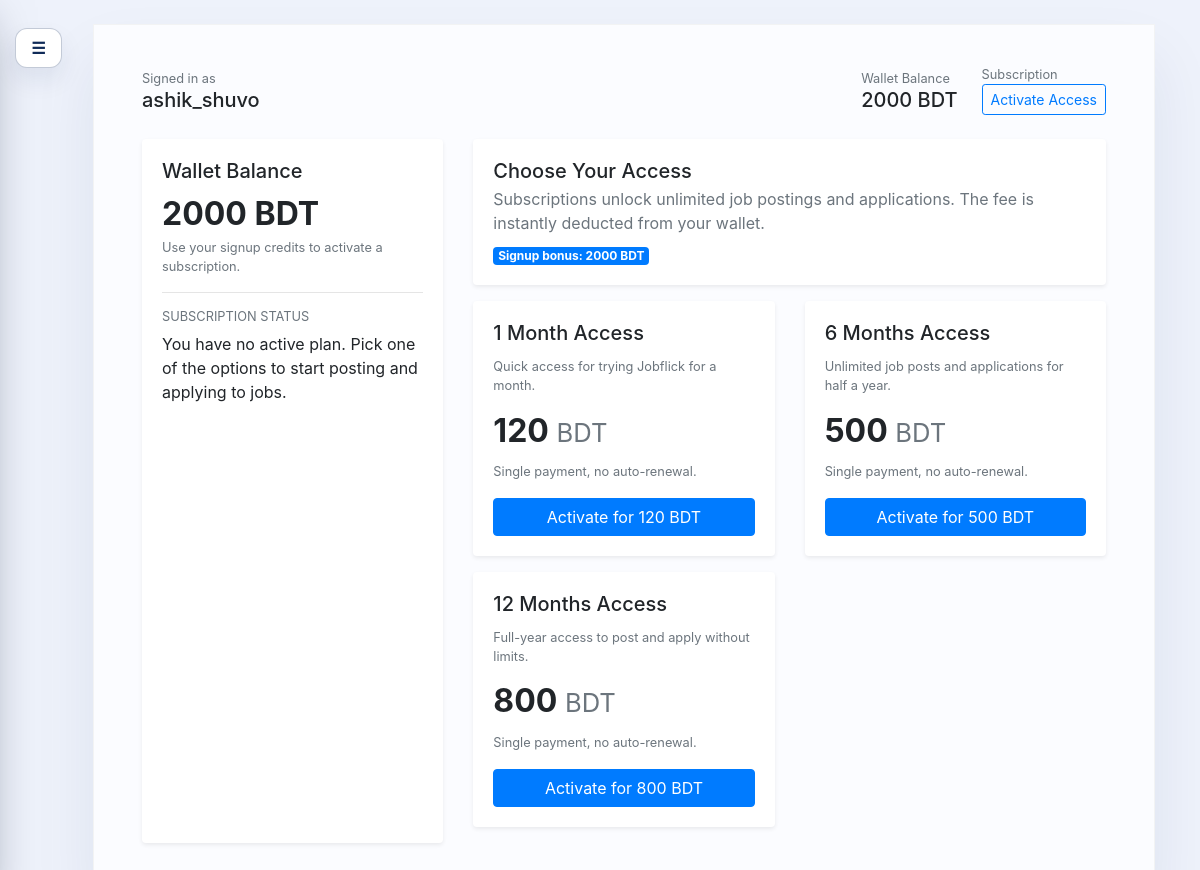
Page /profile/subscription/ (signed in) on the earlier database version.
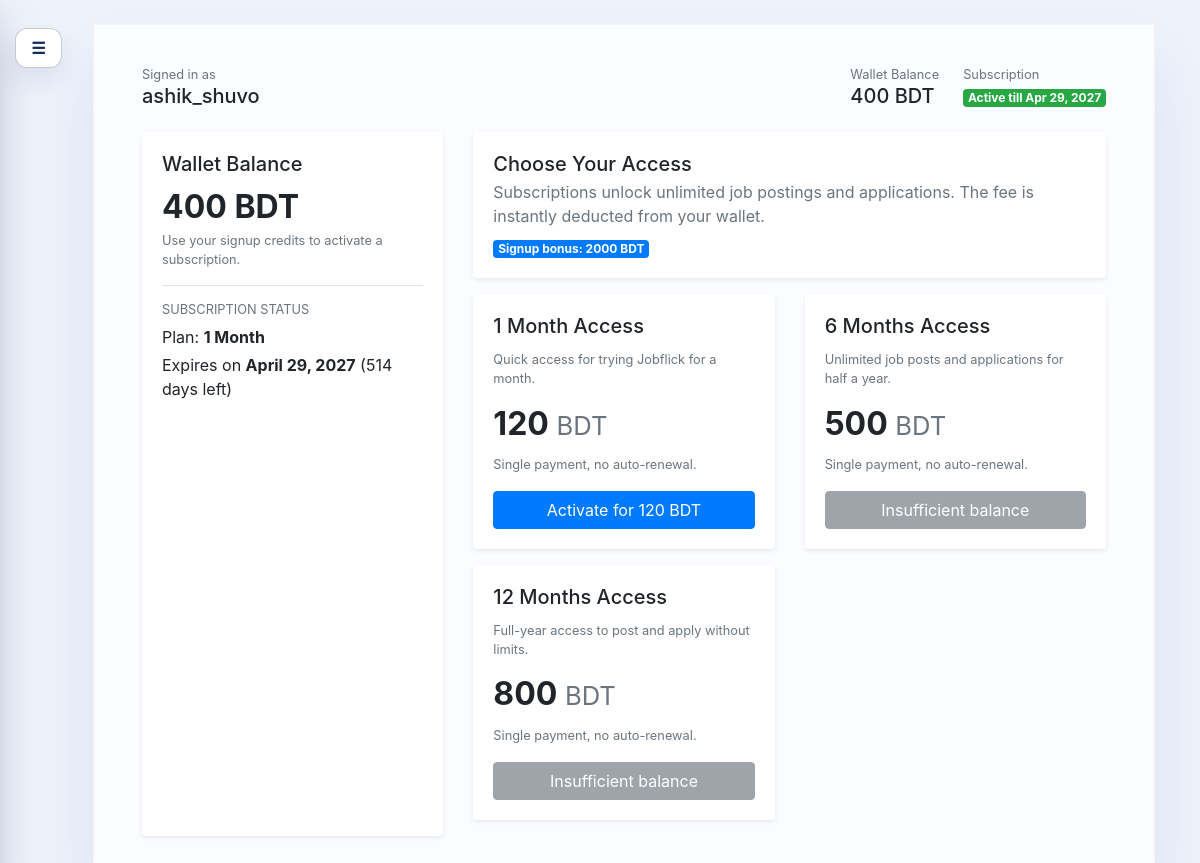
Same page on the later database version.
### userprofile/models.py (models this page shows, shortened)
class UserProfile(models.Model):
	class SubscriptionPlan(models.TextChoices):
		NONE = "none", "No Subscription"
		ONE_MONTH = "one_month", "1 Month"
		SIX_MONTHS = "six_months", "6 Months"
		ONE_YEAR = "one_year", "12 Months"
	SUBSCRIPTION_DETAILS = {
		SubscriptionPlan.ONE_MONTH: {
			"price": 120,
			"duration_days": 30,
			"label": "1 Month Access",
			"description": "Quick access for trying Jobflick for a month.",
		},
		SubscriptionPlan.SIX_MONTHS: {
			"price": 500,
			"duration_days": 182,
			"label": "6 Months Access",
			"description": "Unlimited job posts and applications for half a year.",
		},
		SubscriptionPlan.ONE_YEAR: {
			"price": 800,
			"duration_days": 365,
			"label": "12 Months Access",
			"description": "Full-year access to post and apply without limits.",
		},
	}
	user = models.OneToOneField(User, on_delete=models.CASCADE, related_name="profile")
	display_name = models.CharField(max_length=150, blank=True)
	photo = models.ImageField(upload_to="profile_photos/", blank=True, null=True)
	occupation = models.CharField(max_length=150, blank=True)
	skills = models.TextField(blank=True)
	present_address = models.CharField(max_length=255, blank=True)
	bio = models.TextField(blank=True)
	wallet_balance = models.PositiveIntegerField(default=2000)
	subscription_plan = models.CharField(
		max_length=20,
		choices=SubscriptionPlan.choices,
		default=SubscriptionPlan.NONE,
	)
	subscription_expires_at = models.DateField(blank=True, null=True)
	@property
	def has_active_subscription(self) -> bool:
		if not self.subscription_expires_at:
			return False
		return self.subscription_expires_at >= timezone.now().date()
	@property
	def subscription_days_left(self) -> int:
		if not self.has_active_subscription:
			return 0
		return (self.subscription_expires_at - timezone.now().date()).days
	@classmethod
	def serialize_subscription_plans(cls):
		return [
			{"key": key, **details}
			for key, details in cls.SUBSCRIPTION_DETAILS.items()
		]

### userprofile/views.py (the view, shortened to what this page needs)
# urls.py: path("subscription/", views.subscription_view, name="userprofile-subscription"),
@login_required
@never_cache
def subscription_view(request):
	profile, _ = UserProfile.objects.get_or_create(user=request.user)
	plans = UserProfile.serialize_subscription_plans()
	return render(
		request,
		"userprofile/subscription.html",
		{
			"profile": profile,
			"plans": plans,
			"hide_nav": True,
			"hide_footer": True,
		},
	)

### userprofile/context_processors.py (called while the page is built)
def unread_notifications(request):
    if request.user.is_authenticated:
        count = request.user.notifications.filter(is_read=False).count()
    else:
        count = 0
    return {"unread_notifications_count": count}

### userprofile/templates/userprofile/subscription.html (shortened to what this page needs)
{% extends "userprofile/layout.html" %}
{% block dashboard_content %}
<div class="row">
  <div class="col-lg-4">
    <div class="card shadow-sm border-0 h-100">
      <div class="card-body">
        <h5 class="card-title">Wallet Balance</h5>
        <p class="h2 font-weight-bold mb-1">{{ profile.wallet_balance }} BDT</p>
        <p class="text-muted small">Use your signup credits to activate a subscription.</p>
        <hr>
        <h6 class="text-uppercase text-muted small">Subscription Status</h6>
        {% if profile.has_active_subscription %}
          <p class="mb-1">Plan: <strong>{{ profile.get_subscription_plan_display }}</strong></p>
          <p class="mb-0">Expires on <strong>{{ profile.subscription_expires_at|date:"F j, Y" }}</strong> ({{ profile.subscription_days_left }} days left)</p>
        {% else %}
          <p class="mb-0">You have no active plan. Pick one of the options to start posting and applying to jobs.</p>
        {% endif %}
      </div>
    </div>
  </div>
  <div class="col-lg-8 mt-4 mt-lg-0">
    <div class="card shadow-sm border-0 mb-3">
      <div class="card-body d-flex justify-content-between align-items-center flex-wrap" style="gap: 0.75rem;">
        <div>
          <h5 class="mb-1">Choose Your Access</h5>
          <p class="text-muted mb-0">Subscriptions unlock unlimited job postings and applications. The fee is instantly deducted from your wallet.</p>
        </div>
        <span class="badge badge-primary">Signup bonus: 2000 BDT</span>
      </div>
    </div>
    <div class="row">
      {% for plan in plans %}
      <div class="col-md-6 mb-3">
        <div class="card h-100 border-0 shadow-sm">
          <div class="card-body d-flex flex-column">
            <h5 class="card-title">{{ plan.label }}</h5>
            <p class="text-muted small flex-grow-1">{{ plan.description }}</p>
            <div class="mb-3">
              <div class="h2 font-weight-bold">{{ plan.price }} <small class="text-muted">BDT</small></div>
              <small class="text-muted">Single payment, no auto-renewal.</small>
            </div>
            <form method="post" class="mt-auto">
              {% if profile.wallet_balance < plan.price %}
                <button type="submit" class="btn btn-secondary w-100" disabled>Insufficient balance</button>
              {% else %}
                <button type="submit" class="btn btn-primary w-100">Activate for {{ plan.price }} BDT</button>
              {% endif %}
            </form>
          </div>
        </div>
      </div>
      {% endfor %}
    </div>
  </div>
</div>
{% endblock %}

### userprofile/templates/userprofile/layout.html (shortened to what this page needs)
{% extends "base.html" %}
{% block content %}
<div class="dashboard-shell-wrapper">
  <button class="toggle-btn menu-floating-toggle" id="menuToggle" aria-label="Toggle navigation">☰</button>
  <div class="dashboard-shell">
    <section class="dashboard-main">
      <div class="topbar flex-wrap justify-content-between" style="gap: 1rem;">
        <div class="text-end">
          <p class="text-muted small mb-0">Signed in as</p>
          <h5 class="mb-0">{{ profile.user.username }}</h5>
        </div>
        <div class="d-flex align-items-center flex-wrap" style="gap: 1.5rem;">
          <div class="text-end">
            <p class="text-muted small mb-0">Wallet Balance</p>
            <h5 class="mb-0">{{ profile.wallet_balance }} BDT</h5>
          </div>
          <div class="text-end">
            <p class="text-muted small mb-0">Subscription</p>
            {% if profile.has_active_subscription %}
              <span class="badge badge-success">Active till {{ profile.subscription_expires_at|date:"M j, Y" }}</span>
            {% else %}
              <a class="btn btn-outline-primary btn-sm" href="{% url 'userprofile-subscription' %}">Activate Access</a>
            {% endif %}
          </div>
        </div>
      </div>
      {% block dashboard_content %}{% endblock %}
    </section>
  </div>
</div>
{% endblock %}

Differences in the rows shown:
changed UserProfile "ashik_shuvo": wallet_balance "2000" → "400"; subscription_expires_at (not shown) → "Apr 29, 2027"; subscription_plan (not shown) → "1 Month"; subscription_expires_at (not shown) → "April 29, 2027"; subscription_days_left (not shown) → "514"
Other differences:
text no longer shown: "Activate Access You have no active plan. Pick one of the options to start posting and applying to jobs."
text now shown: "Active till Plan: Expires on ( days left)"
new list line: "6 Months Access Unlimited job posts and applications for half a year. 500 BDT Single payment, no auto-renewal. Insufficient balance"
new list line: "12 Months Access Full-year access to post and apply without limits. 800 BDT Single payment, no auto-renewal. Insufficient balance"
list line gone: "6 Months Access Unlimited job posts and applications for half a year. 500 BDT Single payment, no auto-renewal. Activate for 500 BDT"
list line gone: "12 Months Access Full-year access to post and apply without limits. 800 BDT Single payment, no auto-renewal. Activate for 800 BDT"
